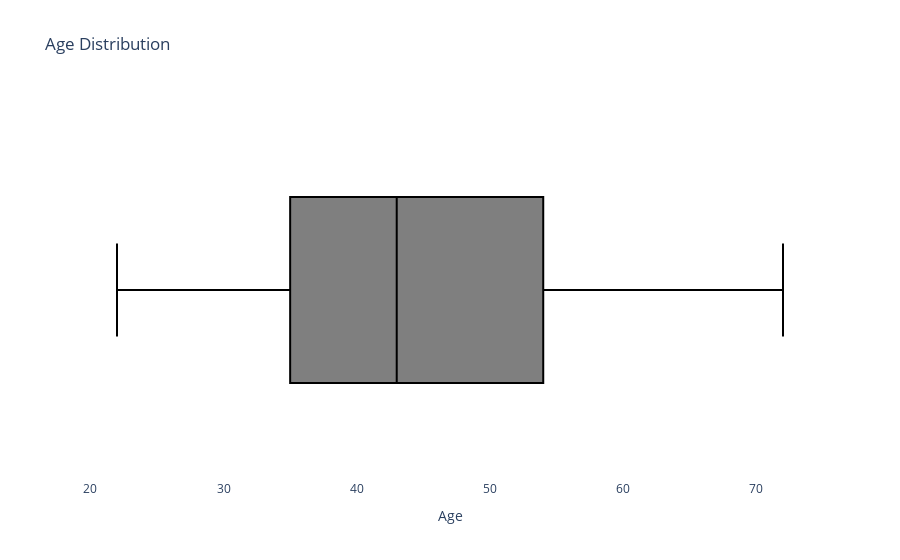

Notebook code cell kept with this figure:
### Code cell
# The data is with people between ages 22 and 72 and has an av.....
fig = px.box(df, x='Age', title='Age Distribution')
fig.update_traces(marker_color='black', marker_line_color='black')
fig.update_layout(plot_bgcolor='white')
fig.show()

### Figure 1 — Plotly figure (JSON) as saved in the notebook; plotly's stock layout.template omitted (floating-point values rounded to 4 significant figures; data arrays with more than 128 entries replaced by an {"elided": "..."} marker saying what was removed)
{"data": [{"alignmentgroup": "True", "hovertemplate": "Age=%{x}<extra></extra>", "legendgroup": "", "marker": {"color": "black", "line": {"color": "black"}}, "name": "", "notched": false, "offsetgroup": "", "orientation": "h", "showlegend": false, "type": "box", "x": {"elided": "168 int values"}, "x0": " ", "xaxis": "x", "y0": " ", "yaxis": "y"}], "layout": {"boxmode": "group", "legend": {"tracegroupgap": 0}, "plot_bgcolor": "white", "title": {"text": "Age Distribution"}, "xaxis": {"anchor": "y", "domain": [0, 1], "title": {"text": "Age"}}, "yaxis": {"anchor": "x", "domain": [0, 1]}}}
